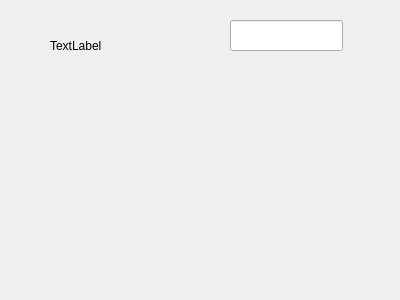
<?xml version="1.0" encoding="UTF-8"?>
<ui version="4.0">
 <class>Test</class>
 <widget class="QWidget" name="Test">
  <property name="geometry">
   <rect>
    <x>0</x>
    <y>0</y>
    <width>400</width>
    <height>300</height>
   </rect>
  </property>
  <property name="windowTitle">
   <string>Form</string>
  </property>
  <widget class="QLabel" name="label">
   <property name="geometry">
    <rect>
     <x>50</x>
     <y>20</y>
     <width>101</width>
     <height>51</height>
    </rect>
   </property>
   <property name="text">
    <string>TextLabel</string>
   </property>
  </widget>
  <widget class="MyLineEdit" name="lineEdit">
   <property name="geometry">
    <rect>
     <x>230</x>
     <y>20</y>
     <width>113</width>
     <height>31</height>
    </rect>
   </property>
  </widget>
 </widget>
 <customwidgets>
  <customwidget>
   <class>MyLineEdit</class>
   <extends>QLineEdit</extends>
   <header>MyLineEdit.h</header>
   <slots>
    <signal>enviaText(QString)</signal>
    <slot>tractaReturn()</slot>
   </slots>
  </customwidget>
 </customwidgets>
 <resources/>
 <connections>
  <connection>
   <sender>lineEdit</sender>
   <signal>enviaText(QString)</signal>
   <receiver>label</receiver>
   <slot>setText(QString)</slot>
   <hints>
    <hint type="sourcelabel">
     <x>253</x>
     <y>35</y>
    </hint>
    <hint type="destinationlabel">
     <x>113</x>
     <y>38</y>
    </hint>
   </hints>
  </connection>
  <connection>
   <sender>lineEdit</sender>
   <signal>returnPressed()</signal>
   <receiver>lineEdit</receiver>
   <slot>tractaReturn()</slot>
   <hints>
    <hint type="sourcelabel">
     <x>334</x>
     <y>21</y>
    </hint>
    <hint type="destinationlabel">
     <x>270</x>
     <y>48</y>
    </hint>
   </hints>
  </connection>
 </connections>
</ui>
